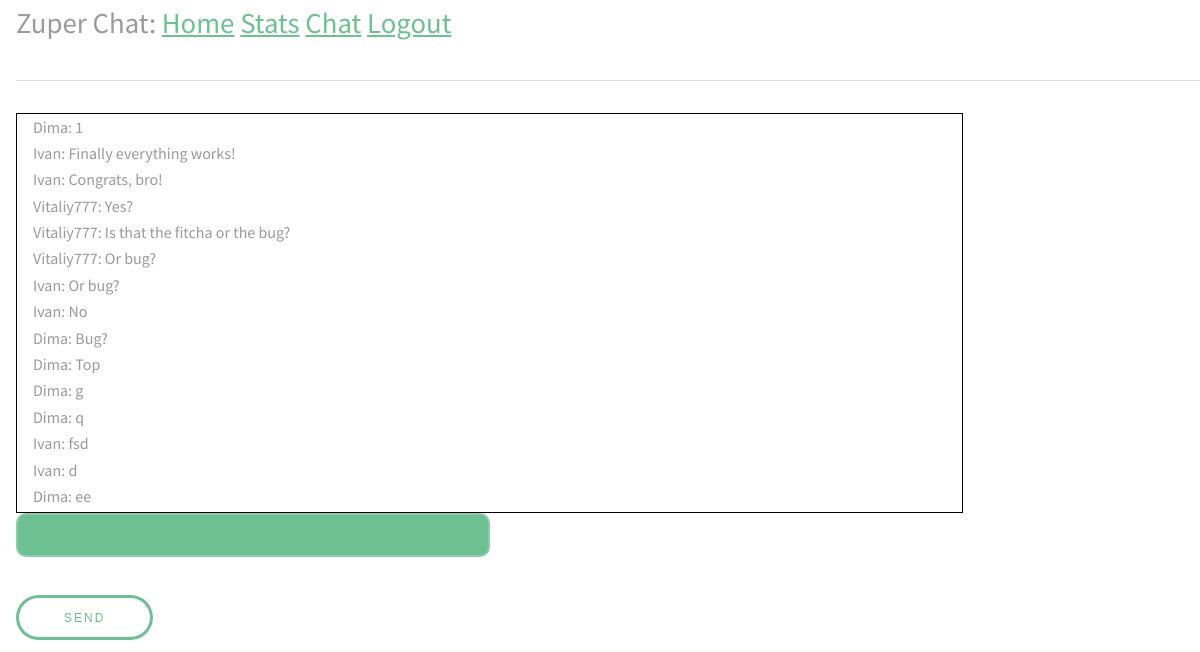
Page /chat (signed in) on the earlier database version.
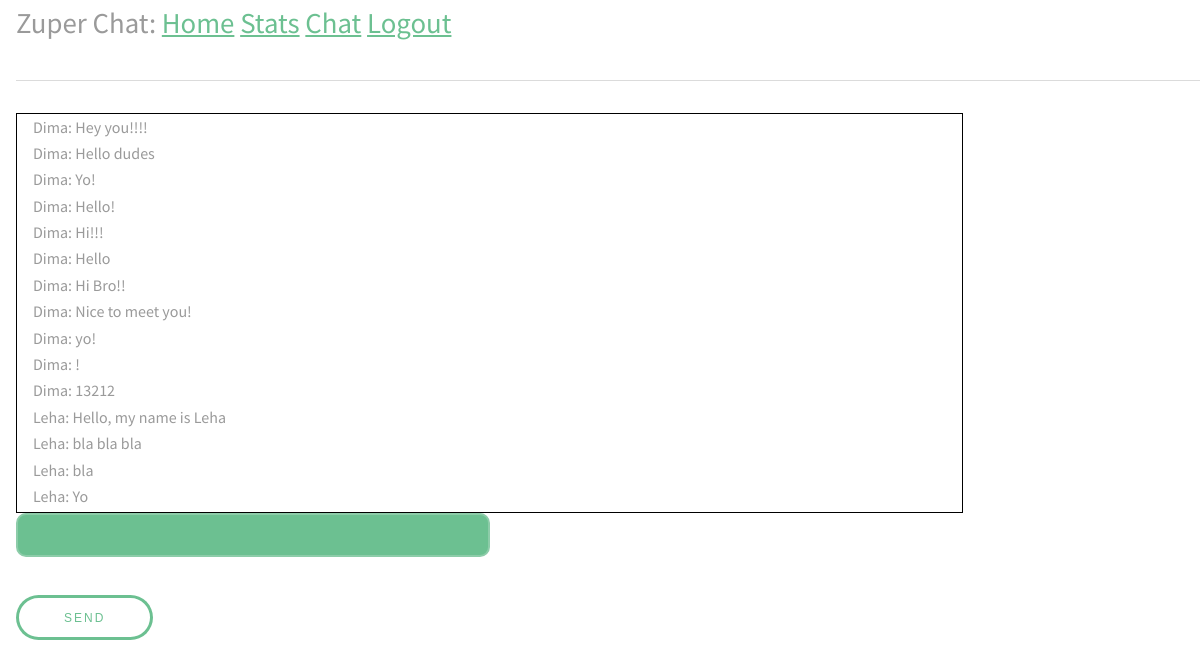
Same page on the later database version.
### app/models.py (models this page shows, shortened)
class User(UserMixin, db.Model):
    id = db.Column(db.Integer, primary_key=True)
    username = db.Column(db.String(64), index=True, unique=True)
    email = db.Column(db.String(120), index=True, unique=True)
    password_hash = db.Column(db.String(128))

class Message(db.Model):
    id = db.Column(db.Integer, primary_key=True)
    body = db.Column(db.String(140))
    timestamp = db.Column(db.DateTime, index=True, default=datetime.utcnow)
    user_id = db.Column(db.Integer, db.ForeignKey('user.id'))
    chat_id = db.Column(db.Integer, db.ForeignKey('chat.id'), default='global_chat')

### app/routes.py (the view)
@app.route('/chat')
@login_required
def chat():
    for_sending = []
    for i in get_previous_messages():
        for_sending.append([(User.query.filter_by(id = i.user_id).first().username),i.body])
    for_sending = for_sending[::-1]
    return render_template('chat.html',previous_messages=for_sending)

### app/models.py (called while the page is built)
@login.user_loader
def load_user(id):
    return User.query.get(int(id))

def get_previous_messages(quantity=15, chat_id='global_chat'):
    messages_for_sending =  Message.query.order_by(Message.id.desc()).limit(quantity).all()
    return messages_for_sending

### app/templates/chat.html (shortened to what this page needs)
{% extends "base.html" %}
{% block content %}
<div class="Dmessages">
<ul id="messages">
{% set j = previous_messages|length %}
{% for i in range(previous_messages|length) %}
{{ previous_messages[i][0] }}: {{ previous_messages[i][1] }}
<br>
{% endfor %}
</ul>
</div>
<input type="text" id="myMessage">
<br>
<button id="sendbutton">Send</button>
<br>
{% endblock %}

Differences in the rows shown:
no longer on this page (row unchanged): User: username "Ivan" "Ivan" "Ivan" "Ivan" "Ivan" "Ivan"
no longer on this page (row unchanged): Message: body "Finally everything works!"
no longer on this page (row unchanged): Message: body "Congrats, bro!"
no longer on this page (row unchanged): User: username "Vitaliy777" "Vitaliy777" "Vitaliy777"
no longer on this page (row unchanged): Message: body "Yes?"
no longer on this page (row unchanged): Message: body "Is that the fitcha or the bug?"
no longer on this page (row unchanged): Message: body "Or bug?"
no longer on this page (row unchanged): Message: body "Or bug?"
no longer on this page (row unchanged): Message: body "No"
no longer on this page (row unchanged): Message: body "Bug?"
no longer on this page (row unchanged): Message: body "Top"
no longer on this page (row unchanged): Message: body "fsd"
no longer on this page (row unchanged): Message: body "ee"
added Message: body "Hey you!!!!"
added Message: body "Hello dudes"
added Message: body "Yo!"
added Message: body "Hello!"
added Message: body "Hi!!!"
added Message: body "Hello"
added Message: body "Hi Bro!!"
added Message: body "Nice to meet you!"
added Message: body "yo!"
added Message: body "13212"
added User: username "Leha" "Leha" "Leha" "Leha"
added Message: body "Hello, my name is Leha"
added Message: body "bla bla bla"
added Message: body "bla"
added Message: body "Yo"
Other differences:
new list line: "Dima"
list line gone: "Dima"
list line gone: ": 1"
list line gone: ": g"
list line gone: ": q"
list line gone: ": d"
